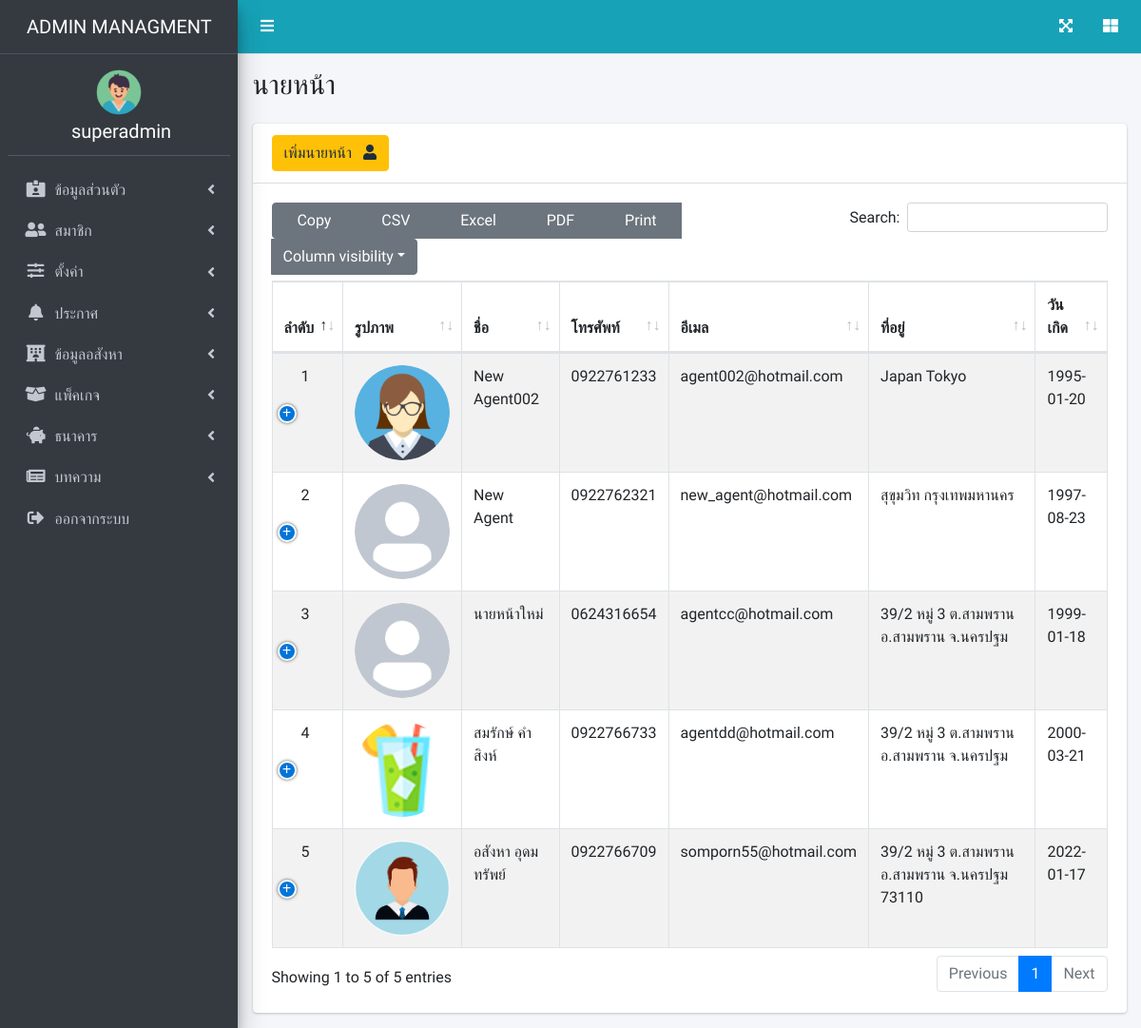
Screenshot of /page/agents.php (signed in) with the database file from the repository.
### tables this page shows
CREATE TABLE `users` (
  `u_id` int(100) NOT NULL,
  `name` varchar(200) NOT NULL,
  `email` varchar(200) NOT NULL,
  `password` varchar(200) NOT NULL,
  `address` varchar(255) NOT NULL,
  `tel` varchar(10) NOT NULL,
  `id_card` varchar(20) DEFAULT NULL,
  `birth_date` date NOT NULL,
  `company` varchar(255) DEFAULT NULL,
  `img` varchar(255) NOT NULL DEFAULT 'user.png',
  `utype` varchar(20) NOT NULL,
  `ustatus` enum('1','0') NOT NULL,
  `ul_id` int(255) NOT NULL
);

CREATE TABLE `user_role_type` (
  `id` int(10) NOT NULL,
  `name` varchar(255) NOT NULL,
  `type_icon` varchar(255) NOT NULL
);

### page/agents.php (the view, shortened to what this page needs)
<?php
require_once('../dbconnect.php');
$sql2 = "SELECT * FROM users WHERE utype='agent' ORDER BY u_id DESC";
$result2 = mysqli_query($con, $sql2);
$order = 1;
?>
<!DOCTYPE html>
<html lang="en">
<head>
    <link rel="stylesheet" href="https://cdnjs.cloudflare.com/ajax/libs/font-awesome/5.15.3/css/all.min.css" />
    <link rel="stylesheet" href="../css/adminlte.min.css">
    <link rel="stylesheet" href="../css/dataTables.bootstrap4.min.css">
    <link rel="stylesheet" href="../css/responsive.bootstrap4.min.css">
    <link rel="stylesheet" href="../css/buttons.bootstrap4.min.css">
    <link rel="stylesheet" href="../css/switch_insurance.css">
</head>
<body class="hold-transition sidebar-mini">
    <?php require('admin_nav.php') ?>
    <div class="content-wrapper">
        <section class="content-header">
            <div class="container-fluid">
                <div class="row mb-2">
                    <div class="col-sm-6">
                        <h1 style="text-transform: uppercase">นายหน้า</h1>
                    </div>
                </div>
            </div>
        </section>
        <section class="content">
            <div class="container-fluid ">
                <div class="row">
                    <div class="col-12">
                        <div class="card">
                            <div class="card-header">
                                <a href="addagent.php" class="btn btn-warning ">เพิ่มนายหน้า &nbsp; <i class="fas fa-user"></i></a>
                            </div>
                            <div class="card-body">
                                <table id="example1" class="table table-bordered table-striped">
                                    <thead>
                                        <tr>
                                            <th>ลำดับ</th>
                                            <th>รูปภาพ</th>
                                            <th>ชื่อ</th>
                                            <th>โทรศัพท์</th>
                                            <th>อีเมล</th>
                                            <th>ที่อยู่</th>
                                            <th>วันเกิด</th>
                                        </tr>
                                    </thead>
                                    <tbody>
                                        <?php while ($row2 = mysqli_fetch_array($result2)) { ?>
                                            <tr>
                                                <td><?php echo $order++ ?></td>
                                                <td><img src="../m_img/<?php echo $row2['img'] ?>" style="border-radius:50%" width="100"></td>
                                                <td><?php echo $row2['name']; ?></td>
                                                <td><?php echo $row2['tel']; ?></td>
                                                <td><?php echo $row2['email']; ?></td>
                                                <td><?php echo $row2['address']; ?></td>
                                                <td><?php echo $row2['birth_date']; ?></td>
                                            </tr>
                                        <?php  } ?>
                                    </tbody>
                                </table>
                            </div>
                        </div>
                    </div>
                </div>
</body>
</html>

### page/admin_nav.php (shortened to what this page needs)
<?php
require_once('../dbconnect.php');
$u_id = $_SESSION['u_id'];
$sql_id = "SELECT * FROM users WHERE u_id = $u_id ";
$result_id = mysqli_query($con, $sql_id);
$row_id = mysqli_fetch_array($result_id);
$sqlrt = "SELECT * FROM user_role_type  ";
$resultrt = mysqli_query($con, $sqlrt);
?>
<div class="wrapper">
    <nav class="main-header navbar navbar-expand navbar-info ">
        <ul class="navbar-nav">
            <li class="nav-item">
                <a class="nav-link" data-widget="pushmenu" href="#" role="button"><i class="fas fa-bars" style="color: white;"></i></a>
            </li>
        </ul>
        <ul class="navbar-nav ml-auto">
            <li class="nav-item">
                <a class="nav-link" data-widget="fullscreen" href="#" role="button">
                    <i class="fas fa-expand-arrows-alt" style="color: white;"></i>
                </a>
            </li>
            <li class="nav-item">
                <a class="nav-link" data-widget="control-sidebar" data-slide="true" href="#" role="button">
                    <i class="fas fa-th-large" style="color: white;"></i>
                </a>
            </li>
        </ul>
    </nav>
    <aside class="main-sidebar sidebar-dark-primary elevation-4">
        <a href="profile.php" class="brand-link">
            <span class="brand-text font-weight-light" style="margin-left: 20px; text-transform: uppercase;"><?php echo $row_id['utype']; ?> Managment</span>
        </a>
        <div class="sidebar">
            <div class="user-panel mt-3 mb-3 d-block">
                <?php
                if ($_SESSION['utype'] == 'admin' || $_SESSION['utype'] == 'staff' || $_SESSION['utype'] == 'agent') {
                ?>
                    <img class="d-block m-auto" style="border-radius:50% ; width:3rem;" src="../m_img/<?php echo $row_id['img'] ?>" width="150" alt="img">
                <?php
                }
                ?>
                <div class="info d-block text-center ">
                    <h5 style="color:white;"><?php echo $row_id['name']; ?></h5>
                </div>
            </div>
            <nav class="mt-2" id="connavbar">
                <ul class="nav nav-pills nav-sidebar flex-column" data-widget="treeview" role="menu" data-accordion="false">
                    <?php
                    if ($_SESSION['utype'] == 'admin') {
                        while ($rowrt = mysqli_fetch_array($resultrt)) {
                            echo " <li class='nav-item'>
            <a href='#' class='nav-link'>
              <i class='nav-icon $rowrt[type_icon]'></i>
              <p>
               $rowrt[name]
                <i class='fas fa-angle-left right'></i>
              </p>
            </a>
            <ul class='nav nav-treeview'>";
                            echo  "</ul></li>";
                        }
                    }
                    ?>
                    <li class="nav-item">
                        <a href="logout.php" class="nav-link" id="btnLogOut" onclick="logOut();">
                            <i class="nav-icon fas fa-sign-out-alt"></i>
                            <p>
                                ออกจากระบบ
                            </p>
                        </a>
                    </li>
                </ul>
            </nav>
        </div>
    </aside>

### page/admin_nav.php (style rules this page uses)
* { font-family: 'Prompt', sans-serif; }

### rows the page displays
users: utype "ADMIN", img (picture), name "superadmin"
user_role_type: name "ข้อมูลส่วนตัว"
user_role_type: name "สมาชิก"
user_role_type: name "ตั้งค่า"
user_role_type: name "ประกาศ"
user_role_type: name "ข้อมูลอสังหา"
user_role_type: name "แพ็คเกจ"
user_role_type: name "ธนาคาร"
user_role_type: name "บทความ"
users: img (picture), name "New Agent002", tel "0922761233", email "agent002@hotmail.com", address "Japan Tokyo", birth_date "1995-01-20"
users: img (placeholder picture), name "New Agent", tel "0922762321", email "new_agent@hotmail.com", address "สุขุมวิท กรุงเทพมหานคร", birth_date "1997-08-23"
users: img (placeholder picture), name "นายหน้าใหม่", tel "0624316654", email "agentcc@hotmail.com", address "39/2 หมู่ 3 ต.สามพราน อ.สามพราน จ.นครปฐม", birth_date "1999-01-18"
users: img (picture), name "สมรักษ์ คำสิงห์", tel "0922766733", email "agentdd@hotmail.com", address "39/2 หมู่ 3 ต.สามพราน อ.สามพราน จ.นครปฐม", birth_date "2000-03-21"
users: img (picture), name "อสังหา อุดมทรัพย์", tel "0922766709", email "somporn55@hotmail.com", address "39/2 หมู่ 3 ต.สามพราน อ.สามพราน จ.นครปฐม 73110", birth_date "2022-01-17"
